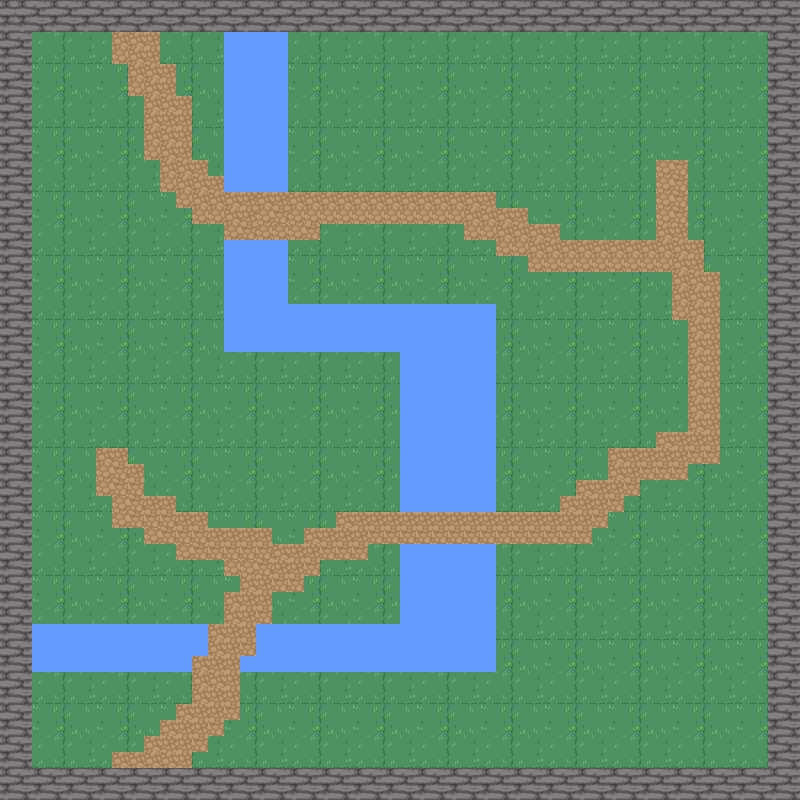

This is a level from a 2D game, rendered from its Tiled map with the project's own tilesets. A one-line summary and the map file follow, with tile-layer data summarised:
An orthogonal 50x50 tile map with 16x16 px tiles, 4 tile layers (background, walls, water, path) and 14 objects (9x collision, 3x coliision, player, collisionk).

<map version="1.5" tiledversion="1.7.2" orientation="orthogonal" renderorder="right-down" width="50" height="50" tilewidth="16" tileheight="16" infinite="0" nextlayerid="7" nextobjectid="37">
 <tileset firstgid="1" source="nature.tsx" />
 <layer id="1" name="background" width="50" height="50">
  <data>[2500 cells, 2500 non-empty, 16 distinct tile ids]</data>
 </layer>
 <layer id="2" name="walls" width="50" height="50">
  <data>[2500 cells, 397 non-empty, 10 distinct tile ids]</data>
 </layer>
 <layer id="3" name="water" width="50" height="50">
  <data>[2500 cells, 308 non-empty, 1 distinct tile ids]</data>
 </layer>
 <layer id="4" name="path" width="50" height="50">
  <data>[2500 cells, 281 non-empty, 4 distinct tile ids]</data>
 </layer>
 <objectgroup id="5" name="Objects">
  <object id="4" name="player" x="168" y="140">
   <point />
  </object>
  <object id="6" type="collision" x="-1.33333" y="0" width="802.667" height="30.6667" />
  <object id="11" type="coliision" x="768" y="0" width="36" height="798.667" />
  <object id="12" type="coliision" x="1.33333" y="1.33333" width="29.3333" height="796" />
  <object id="13" type="coliision" x="1.33333" y="769.333" width="802.667" height="30.6667" />
  <object id="15" type="collision" x="224.333" y="32.3333" width="63" height="159.333" />
  <object id="17" type="collision" x="224.667" y="241" width="62.6667" height="110.667" />
  <object id="18" type="collision" x="224.333" y="304.333" width="271" height="47.6667" />
  <object id="19" type="collision" x="400.333" y="304.333" width="95" height="207" />
  <object id="20" type="collision" x="400.333" y="545" width="95.3333" height="126.333" />
  <object id="21" type="collisionk" x="256" y="624" width="240" height="48.3333" />
  <object id="27" type="collision" x="240.333" y="656.333" width="15.6667" height="15" />
  <object id="28" type="collision" x="31.6667" y="624.667" width="175.667" height="30.6667" />
  <object id="29" type="collision" x="31.3333" y="655" width="161" height="17.3333" />
 </objectgroup>
</map>
